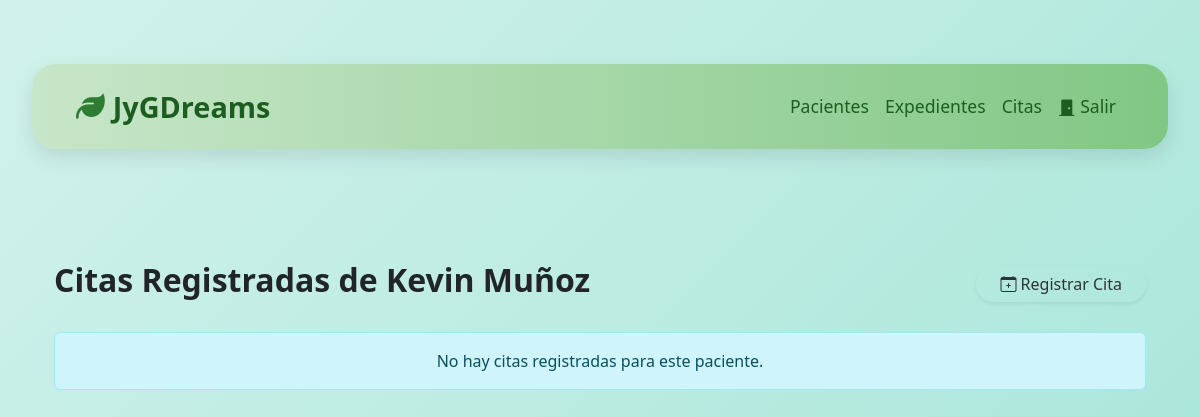
Before: /paciente/3/citas/ with the older database file.
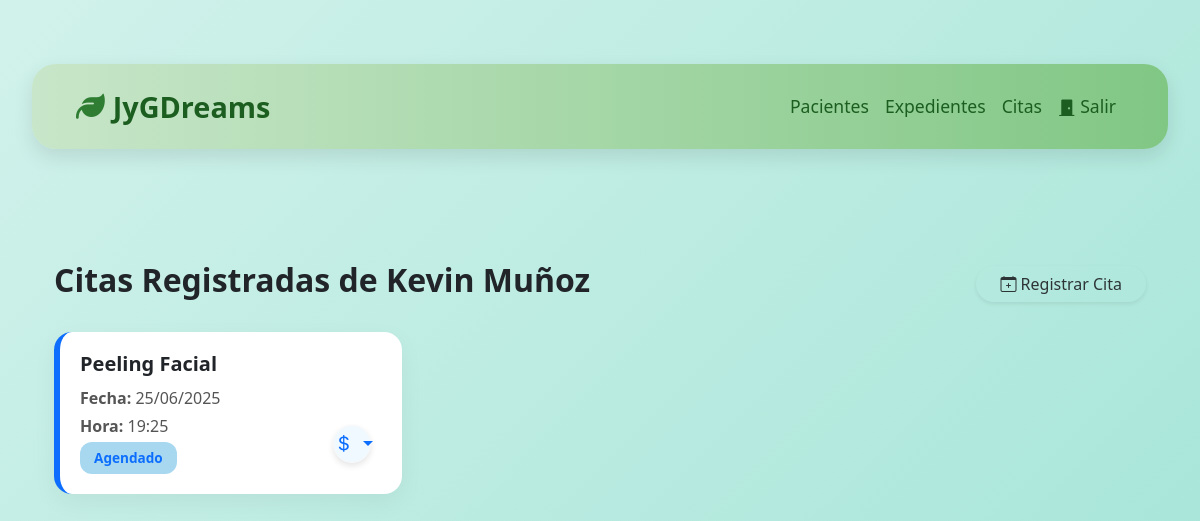
After: the same page with the newer database file.
### JyGDreams/models.py (models this page shows, shortened)
class Procedimiento(models.Model):
    titulo = models.CharField(max_length=50)
    descripcion = models.CharField(max_length=100)
    duracion = models.CharField(max_length=50)
    costo = models.DecimalField(max_digits=10, decimal_places=2)

class Cita(models.Model):
    ESTADO_CHOICES = [
        ('AGENDADO', 'Agendado'),
        ('REPROGRAMADO', 'Reprogramado'),
        ('REALIZADO', 'Realizado'),
        ('INASISTENCIA', 'Inasistencia'),  # Nueva opción agregada
    ]
    procedimientos = models.ManyToManyField('Procedimiento', through='CitaProcedimiento')
    paciente = models.ForeignKey(Paciente, on_delete=models.CASCADE)
    fecha = models.DateField()
    hora = models.TimeField()
    motivo_cita = models.CharField(max_length=100)
    estado = models.CharField(max_length=12, choices=ESTADO_CHOICES, default='AGENDADO')

### JyGDreams/views.py (the view)
# urls.py: path('paciente/<int:paciente_id>/citas/', views.home_citas, name='home_citas')
def home_citas(request, paciente_id):
    paciente = get_object_or_404(Paciente, id=paciente_id)
    citas = Cita.objects.filter(paciente=paciente).order_by('-fecha', '-hora')
    return render(request, 'home_citas.html', {
        'paciente': paciente,
        'citas': citas,
    })

### JyGDreams/templates/home_citas.html (shortened to what this page needs)
{% extends "layout.html" %}
{% load static %}
{% block content %}
<link rel="stylesheet" href="{% static 'JYGDreams/home_citas.css' %}">
<div class="container mt-5">
  <div class="d-flex justify-content-between align-items-center mb-4">
    <h2 class="fw-bold">Citas Registradas de {{ paciente.nombre }} {{ paciente.apellido }}</h2>
    <a href="{% url 'agregar_cita' paciente.id %}" class="btn btn-primary shadow-sm rounded-pill px-4">
      <i class="bi bi-calendar-plus"></i> Registrar Cita
    </a>
  </div>
  <div class="row g-4">
    {% if citas %}
      {% for cita in citas %}
        <div class="col-12 col-md-6 col-lg-4">
          <div class="modern-card border-left-{{ cita.estado|lower }} card-link position-relative" data-href="{% url 'detalle_cita' cita.id %}">
            <div class="card-body">
              <h5 class="card-title">
                {% for proc in cita.procedimientos.all %}
                  {{ proc.titulo }}{% if not forloop.last %}, {% endif %}
                {% empty %}
                  Sin procedimiento
                {% endfor %}
              </h5>
              <p class="card-text mb-1"><strong>Fecha:</strong> {{ cita.fecha|date:"d/m/Y" }}</p>
              <p class="card-text mb-1"><strong>Hora:</strong> {{ cita.hora|time:"H:i" }}</p>
              <span class="status-badge bg-{{ cita.estado|lower }}">{{ cita.get_estado_display }}</span>
            </div>
            <div class="dropdown position-absolute bottom-0 end-0 m-3">
              <button class="btn btn-light btn-pay dropdown-toggle" type="button" data-bs-toggle="dropdown">
                <i class="bi bi-currency-dollar"></i>
              </button>
            </div>
          </div>
        </div>
      {% endfor %}
    {% else %}
      <div class="col-12">
        <div class="alert alert-info text-center">No hay citas registradas para este paciente.</div>
      </div>
    {% endif %}
  </div>
</div>
{% endblock %}

Changed rows visible on the page:
added Cita: fecha "25/06/2025", hora "19:25", estado "Agendado"
now on this page (row unchanged): Procedimiento: titulo "Peeling Facial"
Other visible differences:
text no longer shown: "No hay citas registradas para este paciente."
